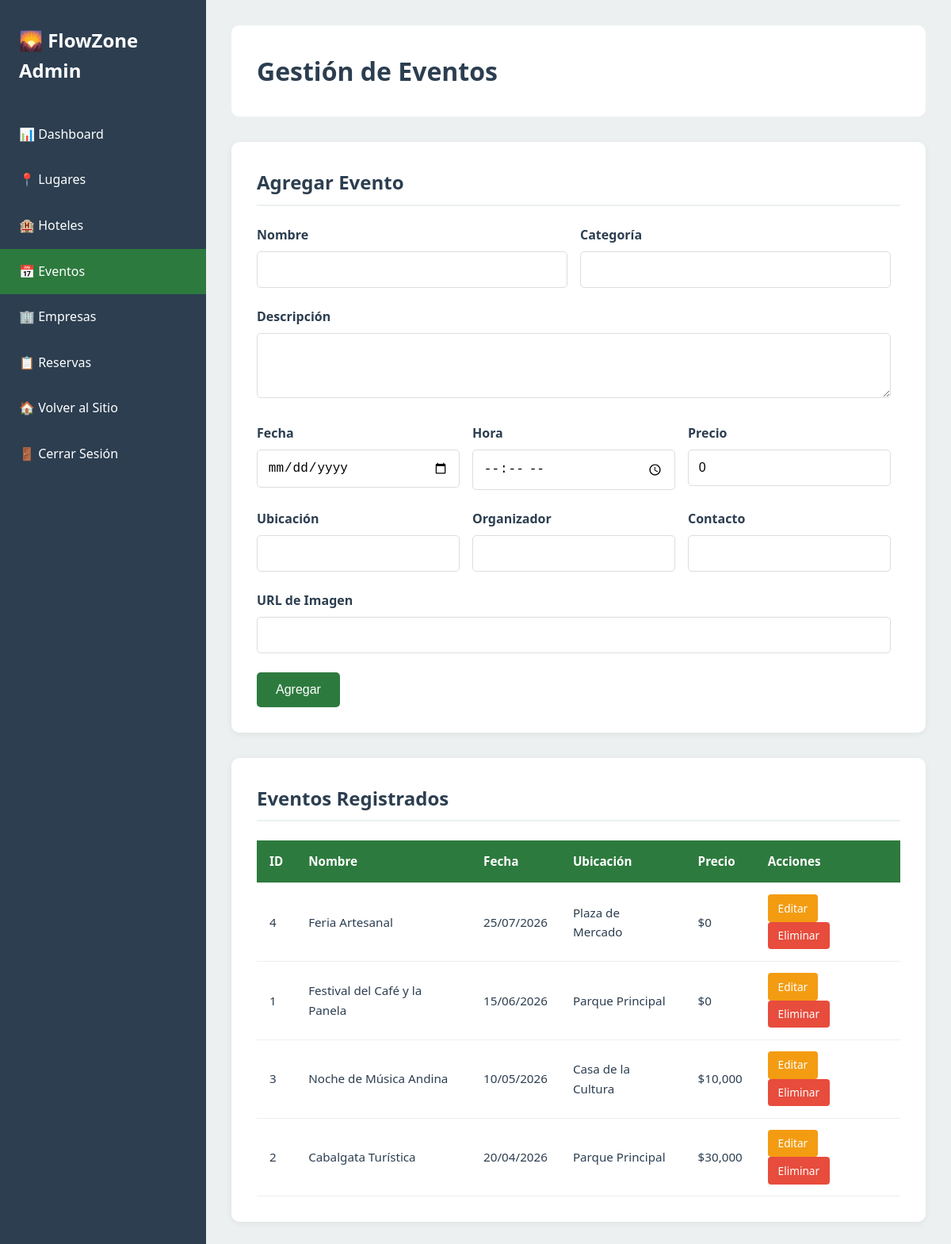
The app's page /admin/admin_eventos.php (signed in) with its own data.
### tables this page shows
CREATE TABLE eventos (
    id              INT AUTO_INCREMENT PRIMARY KEY,
    nombre          VARCHAR(150) NOT NULL,
    descripcion     TEXT,
    fecha           DATE NOT NULL,
    hora            TIME,
    ubicacion       VARCHAR(200),
    categoria       VARCHAR(100),
    imagen          VARCHAR(255),
    precio          DECIMAL(10,2) DEFAULT 0,
    organizador     VARCHAR(150),
    contacto        VARCHAR(150),
    creado_en       TIMESTAMP DEFAULT CURRENT_TIMESTAMP,
    actualizado_en  TIMESTAMP DEFAULT CURRENT_TIMESTAMP ON UPDATE CURRENT_TIMESTAMP,
    INDEX idx_fecha (fecha)
);

### admin/admin_eventos.php (the view, shortened to what this page needs)
<?php
require_once '../includes/conexion.php';
$evento_editar = null;
$stmt = $pdo->query("SELECT * FROM eventos ORDER BY fecha DESC");
$eventos = $stmt->fetchAll();
?>
<!DOCTYPE html>
<html lang="es">
<head>
    <link rel="stylesheet" href="/FLOWZONE/assets/css/style.css">
</head>
<body>
    <div class="admin-layout">
        <aside class="admin-sidebar">
            <div class="admin-brand"><h2>🌄 FlowZone Admin</h2></div>
            <nav class="admin-nav">
                <a href="/FLOWZONE/admin/dashboard.php">📊 Dashboard</a>
                <a href="/FLOWZONE/admin/admin_lugares.php">📍 Lugares</a>
                <a href="/FLOWZONE/admin/admin_hoteles.php">🏨 Hoteles</a>
                <a href="/FLOWZONE/admin/admin_eventos.php" class="active">📅 Eventos</a>
                <a href="/FLOWZONE/admin/admin_empresas.php">🏢 Empresas</a>
                <a href="/FLOWZONE/admin/admin_reservas.php">📋 Reservas</a>
                <a href="/FLOWZONE/index.php">🏠 Volver al Sitio</a>
                <a href="/FLOWZONE/logout.php">🚪 Cerrar Sesión</a>
            </nav>
        </aside>
        <main class="admin-main">
            <div class="admin-header"><h1>Gestión de Eventos</h1></div>
            <div class="admin-section">
                <h2><?php echo $evento_editar ? 'Editar Evento' : 'Agregar Evento'; ?></h2>
                <form method="POST" class="admin-form">
                    <div class="form-row">
                        <div class="form-group">
                            <label>Nombre</label>
                            <input type="text" name="nombre" required value="<?php echo $evento_editar['nombre'] ?? ''; ?>">
                        </div>
                        <div class="form-group">
                            <label>Categoría</label>
                            <input type="text" name="categoria" required value="<?php echo $evento_editar['categoria'] ?? ''; ?>">
                        </div>
                    </div>
                    <div class="form-group">
                        <label>Descripción</label>
                        <textarea name="descripcion" rows="3" required><?php echo $evento_editar['descripcion'] ?? ''; ?></textarea>
                    </div>
                    <div class="form-row">
                        <div class="form-group">
                            <label>Fecha</label>
                            <input type="date" name="fecha" required value="<?php echo $evento_editar['fecha'] ?? ''; ?>">
                        </div>
                        <div class="form-group">
                            <label>Hora</label>
                            <input type="time" name="hora" value="<?php echo $evento_editar['hora'] ?? ''; ?>">
                        </div>
                        <div class="form-group">
                            <label>Precio</label>
                            <input type="number" name="precio" value="<?php echo $evento_editar['precio'] ?? '0'; ?>">
                        </div>
                    </div>
                    <div class="form-row">
                        <div class="form-group">
                            <label>Ubicación</label>
                            <input type="text" name="ubicacion" required value="<?php echo $evento_editar['ubicacion'] ?? ''; ?>">
                        </div>
                        <div class="form-group">
                            <label>Organizador</label>
                            <input type="text" name="organizador" value="<?php echo $evento_editar['organizador'] ?? ''; ?>">
                        </div>
                        <div class="form-group">
                            <label>Contacto</label>
                            <input type="text" name="contacto" value="<?php echo $evento_editar['contacto'] ?? ''; ?>">
                        </div>
                    </div>
                    <div class="form-group">
                        <label>URL de Imagen</label>
                        <input type="url" name="imagen" required value="<?php echo $evento_editar['imagen'] ?? ''; ?>">
                    </div>
                    <button type="submit" class="btn btn-primary"><?php echo $evento_editar ? 'Actualizar' : 'Agregar'; ?></button>
                </form>
            </div>
            <div class="admin-section">
                <h2>Eventos Registrados</h2>
                <table class="admin-table">
                    <thead>
                        <tr><th>ID</th><th>Nombre</th><th>Fecha</th><th>Ubicación</th><th>Precio</th><th>Acciones</th></tr>
                    </thead>
                    <tbody>
                        <?php foreach ($eventos as $evento): ?>
                            <tr>
                                <td><?php echo $evento['id']; ?></td>
                                <td><?php echo htmlspecialchars($evento['nombre']); ?></td>
                                <td><?php echo date('d/m/Y', strtotime($evento['fecha'])); ?></td>
                                <td><?php echo htmlspecialchars($evento['ubicacion']); ?></td>
                                <td>$<?php echo number_format($evento['precio'], 0); ?></td>
                                <td>
                                    <a href="?editar=<?php echo $evento['id']; ?>" class="btn-small btn-edit">Editar</a>
                                    <a href="?eliminar=<?php echo $evento['id']; ?>" class="btn-small btn-delete" onclick="return confirm('¿Eliminar?')">Eliminar</a>
                                </td>
                            </tr>
                        <?php endforeach; ?>
                    </tbody>
                </table>
            </div>
        </main>
    </div>
</body>
</html>

### assets/css/style.css (style rules this page uses)
* { margin: 0; padding: 0; box-sizing: border-box; }
:root { --primary: #2d7a3e; --secondary: #4a9d5f; --accent: #f39c12; --dark: #2c3e50; --light: #ecf0f1; --white: #ffffff; --gray: #95a5a6; --danger: #e74c3c; --success: #27ae60; }
body { font-family: 'Segoe UI', Tahoma, Geneva, Verdana, sans-serif; line-height: 1.6; color: var(--dark); background: var(--light); }
.btn { display: inline-block; padding: 0.8rem 1.5rem; border: none; border-radius: 5px; cursor: pointer; text-decoration: none; transition: all 0.3s; font-size: 1rem; }
.btn-primary { background: var(--primary); color: var(--white); }
.form-group { margin-bottom: 1.5rem; }
.form-group label { display: block; margin-bottom: 0.5rem; font-weight: 600; }
.form-group input, .form-group textarea, .form-group select { width: 100%; padding: 0.8rem; border: 1px solid #ddd; border-radius: 5px; font-size: 1rem; }
.form-group textarea { resize: vertical; }
.admin-layout { display: flex; min-height: 100vh; }
.admin-sidebar { width: 260px; background: var(--dark); color: var(--white); padding: 2rem 0; flex-shrink: 0; }
.admin-brand { padding: 0 1.5rem; margin-bottom: 2rem; }
.admin-nav a { display: flex; align-items: center; justify-content: space-between; padding: 1rem 1.5rem; color: var(--white); text-decoration: none; transition: background 0.3s; }
.admin-nav a:hover, .admin-nav a.active { background: var(--primary); }
.admin-main { flex: 1; padding: 2rem; background: var(--light); overflow-x: auto; }
.admin-header { background: var(--white); padding: 2rem; border-radius: 10px; margin-bottom: 2rem; display: flex; justify-content: space-between; align-items: center; }
.admin-section { background: var(--white); padding: 2rem; border-radius: 10px; margin-bottom: 2rem; box-shadow: 0 2px 8px rgba(0,0,0,0.06); }
.admin-section h2 { margin-bottom: 1.5rem; color: var(--dark); border-bottom: 2px solid var(--light); padding-bottom: 0.5rem; }
.admin-form { max-width: 800px; }
.form-row { display: grid; grid-template-columns: repeat(auto-fit, minmax(200px, 1fr)); gap: 1rem; }
.admin-table { width: 100%; border-collapse: collapse; margin-top: 1rem; font-size: 0.95rem; }
.admin-table th, .admin-table td { padding: 0.9rem 1rem; text-align: left; border-bottom: 1px solid #eee; }
.admin-table th { background: var(--primary); color: var(--white); font-weight: 600; }
.btn-small { padding: 0.4rem 0.8rem; font-size: 0.85rem; text-decoration: none; border-radius: 4px; display: inline-block; margin-right: 0.3rem; border: none; cursor: pointer; transition: opacity 0.2s; }
.btn-edit { background: var(--accent); color: var(--white); }
.btn-delete { background: var(--danger); color: var(--white); }

### records on screen
eventos: id "4", nombre "Feria Artesanal", fecha "25/07/2026", ubicacion "Plaza de Mercado", precio "0"
eventos: id "1", nombre "Festival del Café y la Panela", fecha "15/06/2026", ubicacion "Parque Principal", precio "0"
eventos: id "3", nombre "Noche de Música Andina", fecha "10/05/2026", ubicacion "Casa de la Cultura", precio "10,000"
eventos: id "2", nombre "Cabalgata Turística", fecha "20/04/2026", ubicacion "Parque Principal", precio "30,000"
